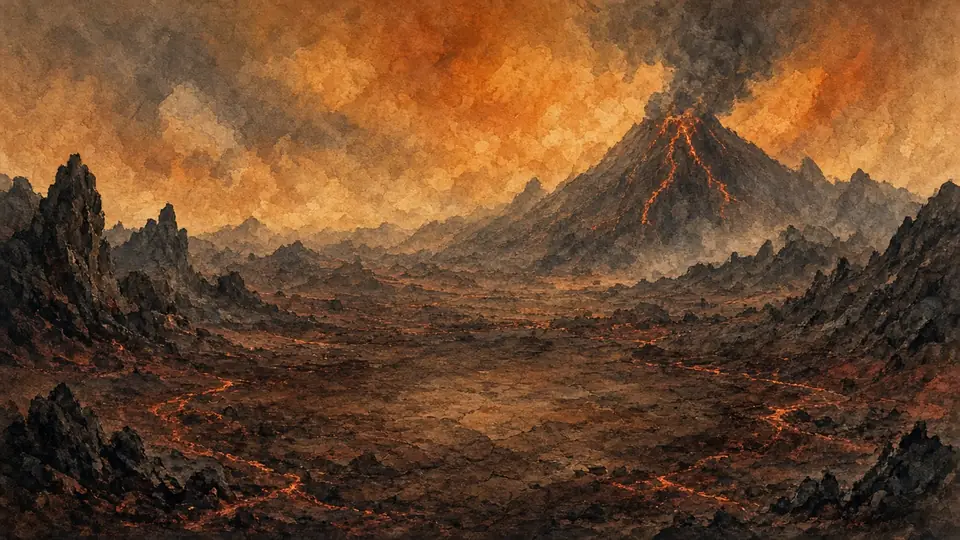
#> input picture art/bg_ash.webp, 960 x 540 px
$ python -i art.py   (imports and definitions only)
#> lines starting #> are read from the running program, lines starting #| are printed output that depends on the picture
# Processes generated art (in SRC) into web-ready webp files in art/.
import numpy as np, os, sys
from PIL import Image
from scipy import ndimage
SRC = '/cursor/stores/user/grok-bot/agents/45d9a4ba-3af1-4e19-93e8-8610720459c7/assets/'
OUT = os.path.join(os.path.dirname(__file__), '..', 'art')
# [1 line not run here, left out]
def f(prefix):
    return Image.open(SRC + [x for x in os.listdir(SRC) if x.startswith(prefix)][0]).convert('RGB')
def save(im, name, q=78):
    im.save(os.path.join(OUT, name + '.webp'), 'WEBP', quality=q, method=6)
import sys
ONLY_MON = 'mon' in sys.argv
# [2 lines not run here, left out]
def quads(im):
    w, h = im.size
    return [im.crop((0,0,w//2,h//2)), im.crop((w//2,0,w,h//2)), im.crop((0,h//2,w//2,h)), im.crop((w//2,h//2,w,h))]
def statics():
    # maps
    save(f('f12960c1').resize((768, 1024), Image.LANCZOS), 'world_map', 80)
    save(f('4046a4fa').resize((768, 1024), Image.LANCZOS), 'town_map', 80)
    # portraits
    for p, n in [('be610d9b','human'),('c731f5d6','elf'),('0478bfbb','dwarf'),('c5205fc9','halfling'),('78bc7436','orc'),('df530e3e','beastkin')]:
        save(f(p).resize((300, 400), Image.LANCZOS), 'race_' + n)
    save(f('d84bface').resize((360, 360), Image.LANCZOS), 'shopkeeper')
    # backdrops
    for p, n in [('faa9dbf7','meadow'),('71b678f4','wood'),('28342eca','mines'),('06d2efe5','marsh'),('3135036a','ash'),('081d6443','frost'),('7cad7227','ruins'),('86136eca','spine')]:
        save(f(p).resize((960, 540), Image.LANCZOS), 'bg_' + n, 72)
    for p, names in [('543a2c7b',['aldric','brann','dorrin','kaia']),('a72a298c',['sela','ansel','vey','morwen']),('05a7380e',['pell','whisper','ysolde','moss'])]:
        for q, n in zip(quads(f(p)), names):
            save(q.resize((240, 240), Image.LANCZOS), 'm_' + n)

# [1 line not run here, left out]
def cutout(im):
    import numpy as np
    from scipy import ndimage
    a = np.asarray(im).astype(np.float32)
    border = np.concatenate([a[0], a[-1], a[:,0], a[:,-1]])
    paper_col = np.median(border, axis=0)
    dist = np.linalg.norm(a - paper_col, axis=2)
    mn = a.min(axis=2); mx = a.max(axis=2); ch = mx-mn
    paper = np.clip((mn-200)/45, 0, 1) * np.clip(1 - ch/28, 0, 1)
    near_paper = (dist < 28) & (ch < 22)
    sure = (dist < 18) & (ch < 16) & (mn > 210)
    lab, n = ndimage.label(sure)
    border_ids = set(np.unique(np.concatenate([lab[0], lab[-1], lab[:,0], lab[:,-1]]))) - {0}
    bg = np.isin(lab, list(border_ids))
    walk = near_paper | (paper > 0.34)
    grow = bg.copy()
    for _ in range(50):
        nxt = ndimage.binary_dilation(grow, iterations=2) & walk
        if np.array_equal(nxt, grow): break
        grow = nxt
    bg = grow
    # only punch enclosed paper when the ring around the hole is clearly dark (rock/cloak gaps), never pale fur or slime shine
    holes, nh = ndimage.label((dist < 24) & (ch < 18) & ~bg)
    if nh:
        for i in range(1, nh+1):
            mask = holes==i
            if mask.sum() < 8 or mask.sum() > 0.15 * mask.size: continue
            dil = ndimage.binary_dilation(mask, iterations=3) & ~mask & ~bg
            if dil.sum() < 12: continue
            surr = a[dil]
            # dark surrounds (rock, cloth gaps) vs pale fur / slime shine (~200)
            if surr[...,:3].mean() < 140 and np.linalg.norm(surr.mean(0)-paper_col) > 50:
                bg |= mask
    alpha = np.where(bg, 0, 255).astype(np.float32)
    near = ndimage.binary_dilation(bg, iterations=2) & ~bg
    fade = np.clip(1 - (dist[near]/36), 0, 1)
    alpha[near] = 255 * (1 - fade * 0.85)
    alpha = ndimage.gaussian_filter(alpha, 0.5)
    m = alpha > 40
    lab2, n2 = ndimage.label(m)
    if n2 > 1:
        sizes = ndimage.sum(m, lab2, range(1, n2+1))
        keep_id = 1 + int(np.argmax(sizes))
        ys, xs = np.where(lab2==keep_id)
        cy, cx = (ys.min()+ys.max())/2, (xs.min()+xs.max())/2
        keep = [keep_id]
        for i, sz in enumerate(sizes, 1):
            if i==keep_id: continue
            if sz < 0.12 * sizes.max(): continue
            yy, xx = np.where(lab2==i)
            if np.hypot(yy.mean()-cy, xx.mean()-cx) < 0.55 * max(a.shape):
                keep.append(i)
        drop = m & ~np.isin(lab2, keep)
        alpha[ndimage.binary_dilation(drop, iterations=2)] = 0
    rgba = np.dstack([a.astype(np.uint8), alpha.clip(0,255).astype(np.uint8)])
    out = Image.fromarray(rgba, "RGBA")
    bb = out.getchannel("A").point(lambda v: 255 if v>30 else 0).getbbox()
    if bb:
        pad=4
        out = out.crop((max(0,bb[0]-pad), max(0,bb[1]-pad), min(out.width,bb[2]+pad), min(out.height,bb[3]+pad)))
    out.thumbnail((300, 300), Image.LANCZOS)
    return out

sheets = [('3153103c',['slime','rabbit','mushling','bee']),('8c4f9f78',['wolf','sapling','imp','spider']),
  ('cc03b3ed',['bat','kobold','golem','skeleton']),('90351cb3',['frog','wisp','hag','croc']),
  ('bd852c5d',['salamander','hawk','wraith','lava_golem']),('63c5b2c4',['yeti','ice_wolf','frost_wisp','owl']),
  ('0b9103c0',['ghoul','vamp_bat','dark_knight','necro']),('cb713bfa',['drake','wyvern','cultist','ancient_golem']),
  ('cdd2c8cd',['king_slime','elder_treant','troll','hydra']),('e590513f',['salamander_lord','frost_giant','lich','elder_dragon'])]
# [4 lines not run here, left out]

>>> import cv2
>>> picture = cv2.imread('../art/bg_ash.webp', cv2.IMREAD_GRAYSCALE)
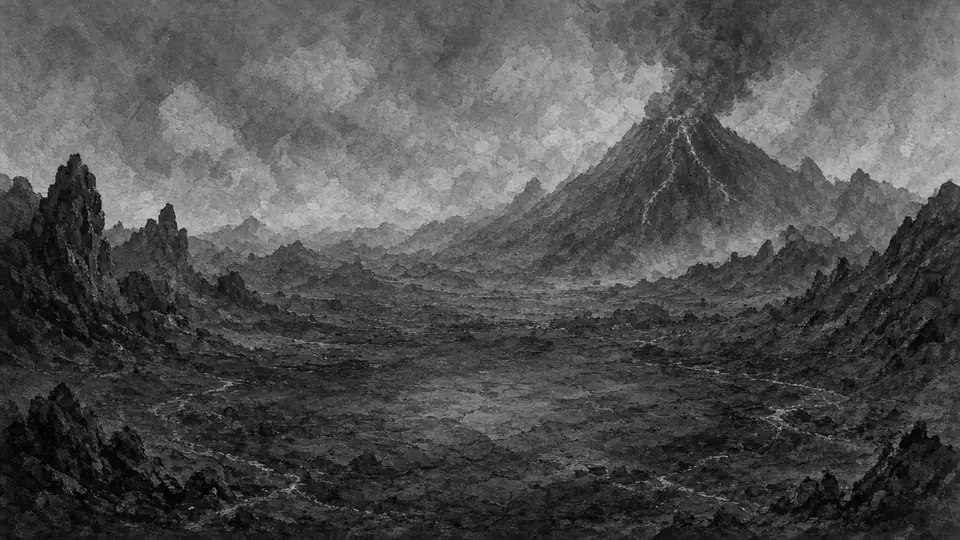
#> picture: shape (540, 960); min 0, max 208, mean 80.1
>>> result = cutout(picture)
#> in cutout, `border = np.concatenate([a[0], a[-1], a[:,0], a[:,-1]])`: border = 3000 values, max 192 at index 2644, min 2 at index 2380, mean 66.55
#> in cutout, `paper_col = np.median(border, axis=0)`: paper_col = 57
#> (the run stopped early here; a loop or call above may not have finished)

$ run again, on art/bg_mines.webp
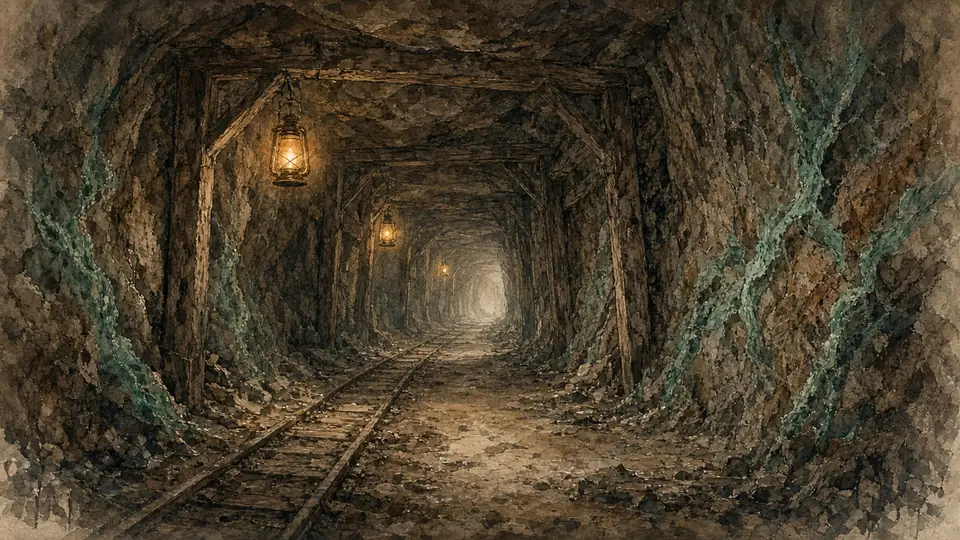
#> input picture art/bg_mines.webp, 960 x 540 px
#> `picture = cv2.imread('../art/bg_ash.webp', cv2.IMREAD_GRAYSCALE)`:
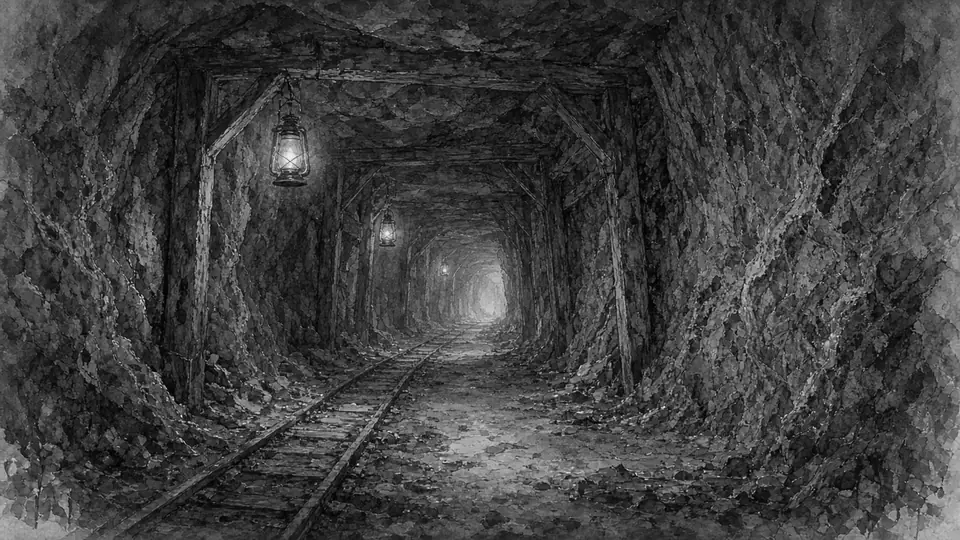
#> picture: shape (540, 960); min 0, max 249, mean 63.6
#> border = 3000 values, max 196 at index 2975, min 12 at index 569, mean 81
#> paper_col = 69

$ run again, on art/bg_ruins.webp
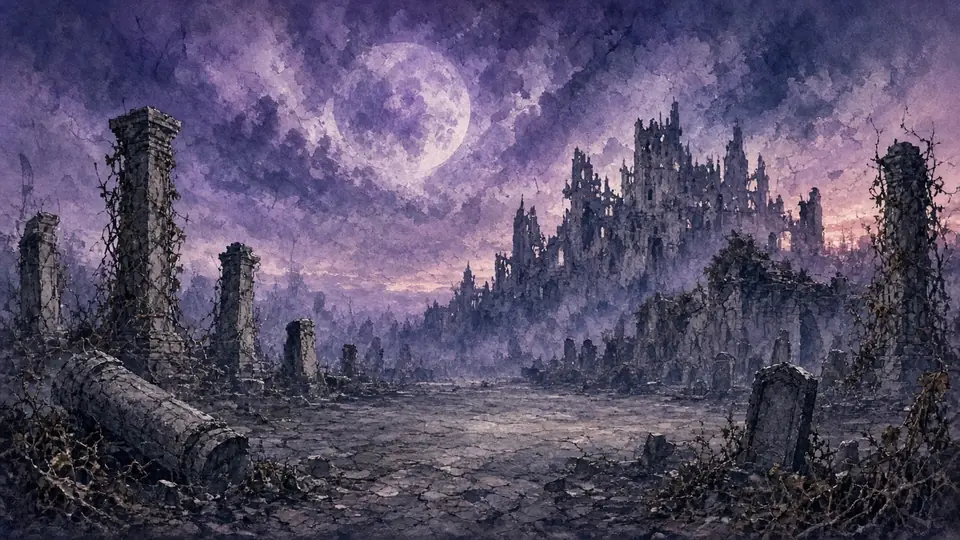
#> input picture art/bg_ruins.webp, 960 x 540 px
#> `picture = cv2.imread('../art/bg_ash.webp', cv2.IMREAD_GRAYSCALE)`:
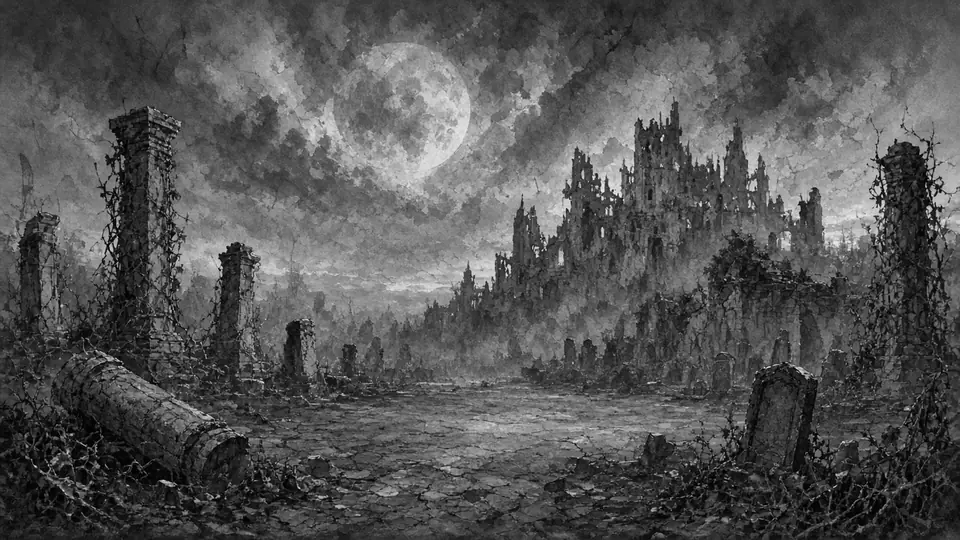
#> picture: shape (540, 960); min 0, max 246, mean 84.6
#> border = 3000 values, max 208 at index 2681, min 2 at index 2328, mean 58.94
#> paper_col = 53

$ run again, on art/bg_spine.webp
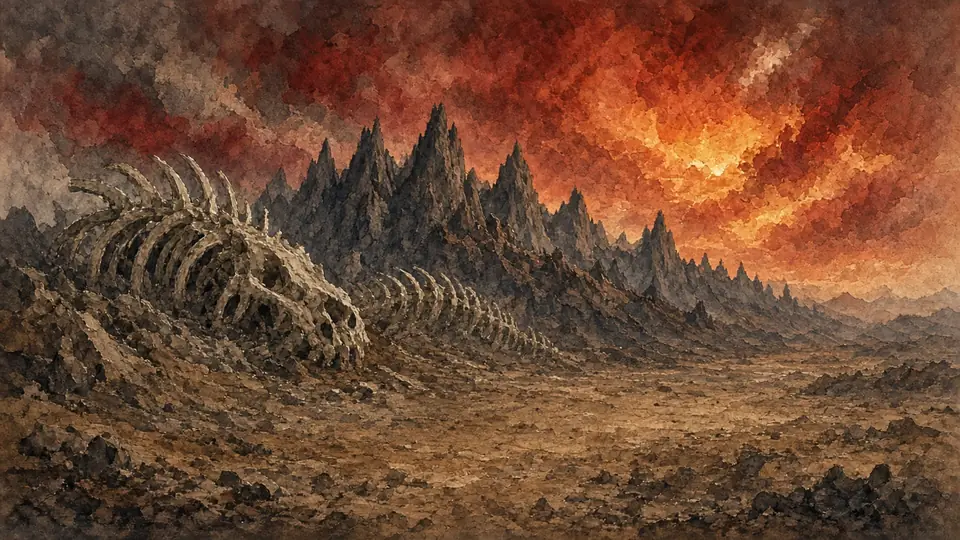
#> input picture art/bg_spine.webp, 960 x 540 px
#> `picture = cv2.imread('../art/bg_ash.webp', cv2.IMREAD_GRAYSCALE)`:
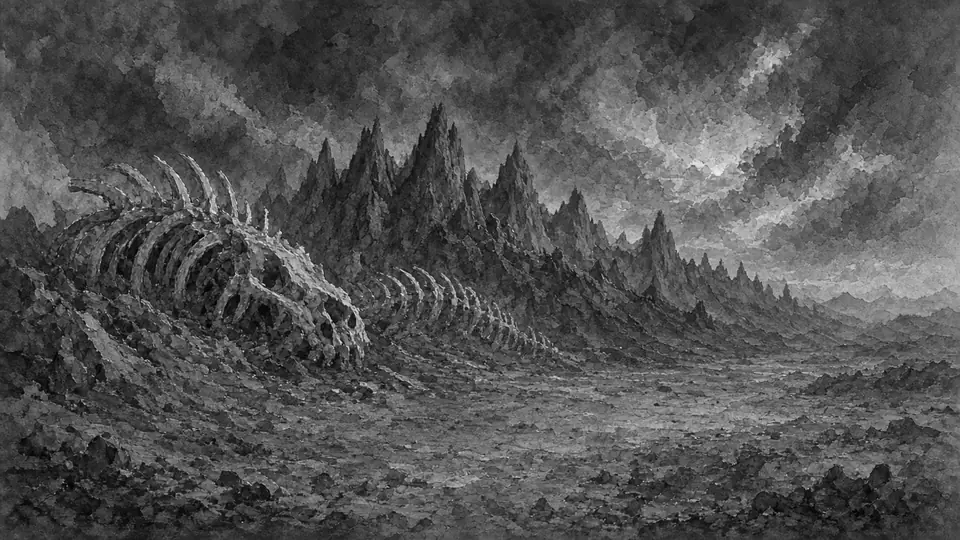
#> picture: shape (540, 960); min 0, max 241, mean 82.1
#> border = 3000 values, max 182 at index 2744, min 21 at index 1093, mean 71.21
#> paper_col = 63
